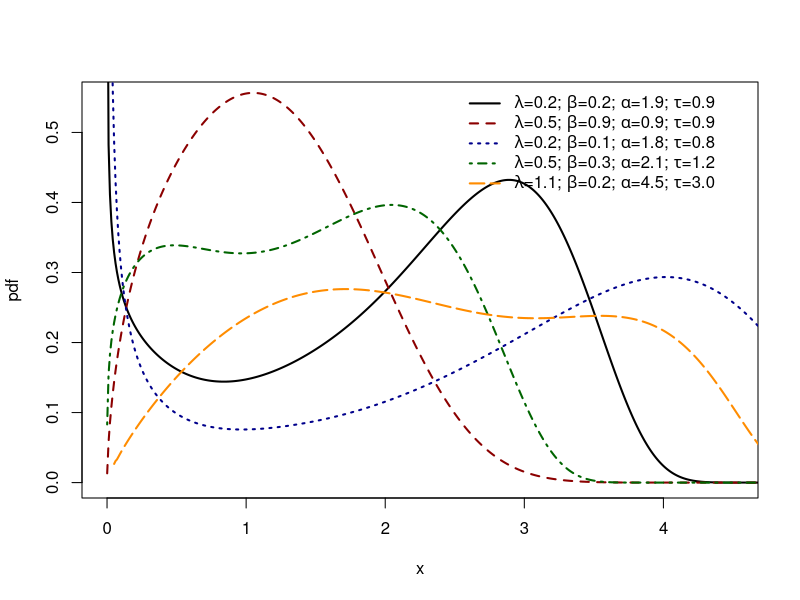
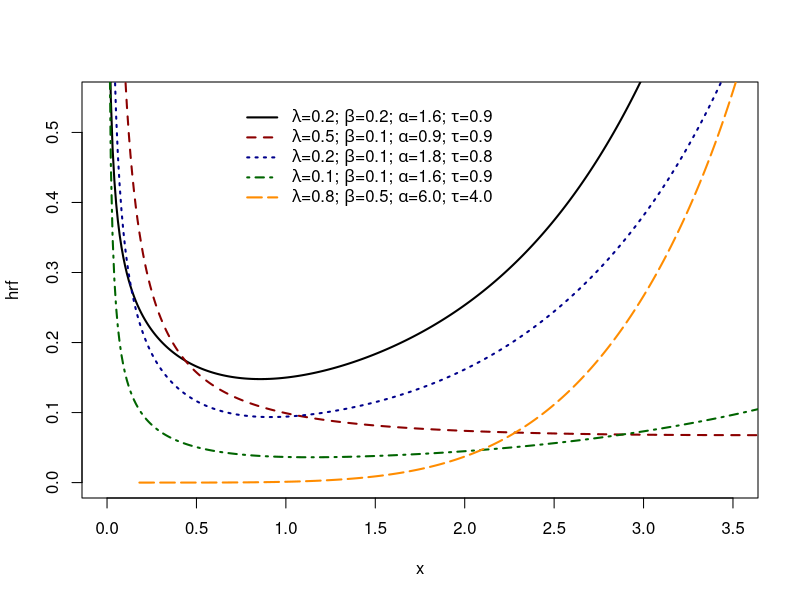
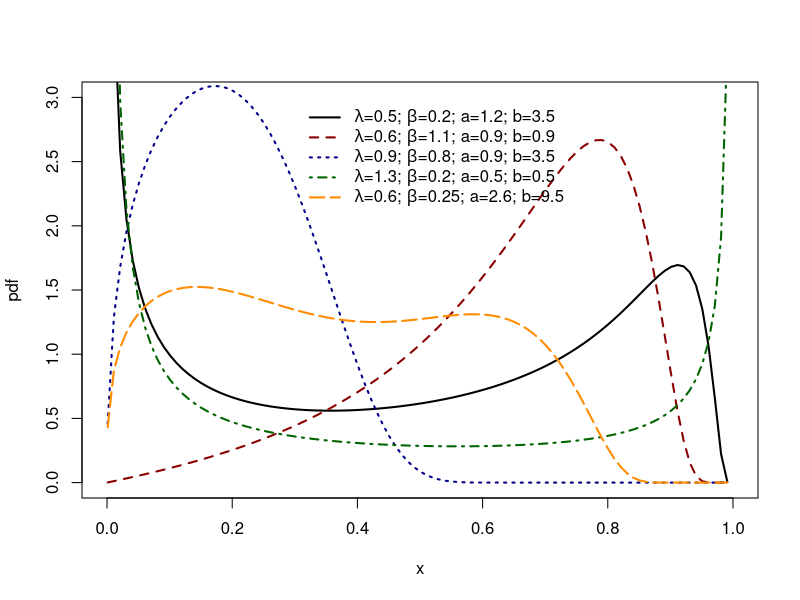
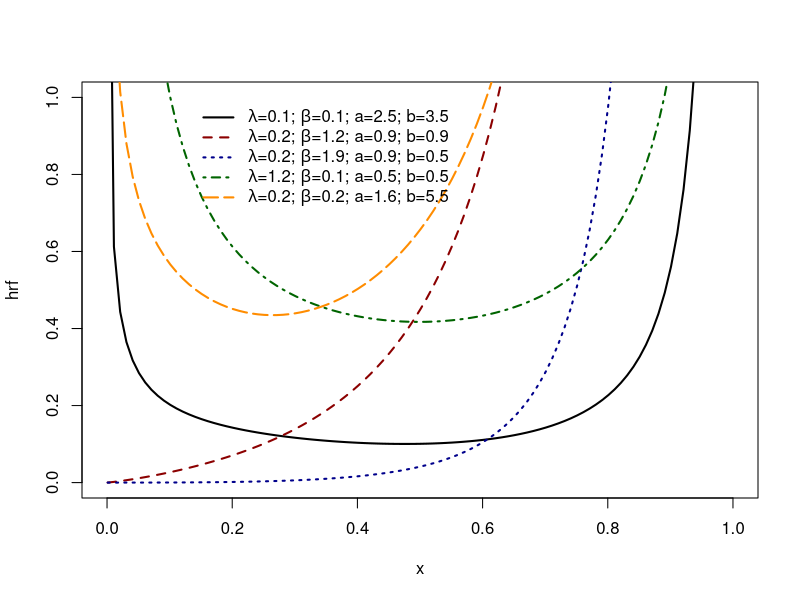
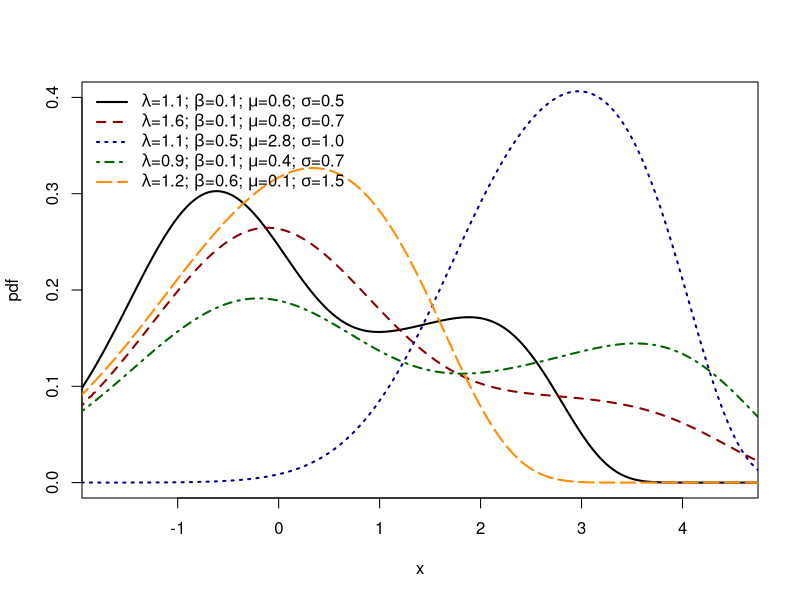
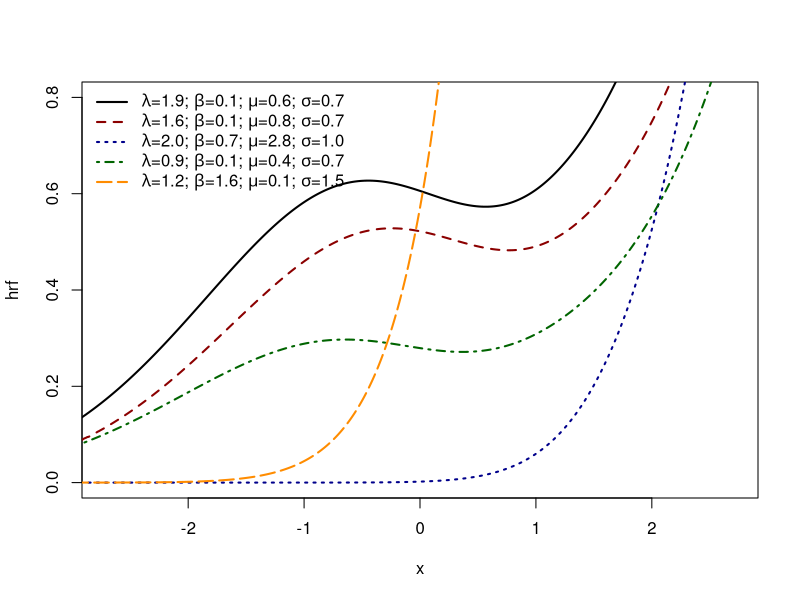

Write R code to recreate these figures, in order.
################################################################################
#######################density plot of the MKNFW################################
t <- seq(0.001, 10, 0.01)
MKNFW <- function(lambda, beta, alpha, phi) {
  g <- (alpha/phi) * (t/phi)^(alpha-1) * exp(-(t/phi)^alpha)
  G <- 1 - exp(-(t/phi)^alpha)
  h = g*(1-G)^G*(G/(1-G) - log(1-G))
  H = 1 - (1 - G)^G
  f = lambda*beta*h*(H)^(beta-1)*(1-H)^(-(beta+1))*exp(-lambda*(H/(1-H))^beta)
  return(f)
}

p <- plot(c(0,4.5), c(0, 0.55), type = "n", xlab = "x", ylab = "pdf")
lambda <- c(0.2, 0.5, 0.2, 0.5, 1.1)
beta   <- c(0.2, 0.9, 0.1, 0.3, 0.2)
alpha  <- c(1.9, 0.9, 1.8, 2.1, 4.5)
phi    <- c(0.9, 0.9, 0.8, 1.2, 3.0)
cor1 <- c('black', 'darkred', 'darkblue', 'darkgreen', "darkorange")
linhas <- c(1:5)
for (i in 1:length(lambda)) {
  p <- lines(t, MKNFW(lambda[i], beta[i], alpha[i], phi[i]), lwd = c(2, 2, 2, 2, 2), lty = linhas[i], col = cor1[i])
}
legend(2.5,0.57,
       expression(
         paste(lambda, "=0.2; ", beta, "=0.2; ", alpha, "=1.9; ", tau, "=0.9"),
         paste(lambda, "=0.5; ", beta, "=0.9; ", alpha, "=0.9; ", tau, "=0.9"),
         paste(lambda, "=0.2; ", beta, "=0.1; ", alpha, "=1.8; ", tau, "=0.8"),
         paste(lambda, "=0.5; ", beta, "=0.3; ", alpha, "=2.1; ", tau, "=1.2"),
         paste(lambda, "=1.1; ", beta, "=0.2; ", alpha, "=4.5; ", tau, "=3.0")),
       lty = c(1:5), lwd = c(2, 2, 2, 2, 2), col = cor1, bty = "n")

################################################################################
############################hrf plot of the MKNFW###############################
t <- seq(0.001, 10, 0.01)
hMKNFW <- function(lambda, beta, alpha, phi) {
  g <- (alpha/phi) * (t/phi)^(alpha-1) * exp(-(t/phi)^alpha)
  G <- 1 - exp(-(t/phi)^alpha)
  f <- lambda * beta * g * (1-G)^(-beta*G) * (1 - (1 - G)^G)^(beta-1) * (G/(1-G) - log(1-G)) 
  return(f)
}

p <- plot(c(0,3.5), c(0, 0.55), type = "n", xlab = "x", ylab = "hrf")
lambda <- c(0.2, 0.5, 0.2, 0.1, 0.8)
beta   <- c(0.2, 0.1, 0.1, 0.1, 0.5)
alpha  <- c(1.6, 0.9, 1.8, 1.6, 6.0)
phi    <- c(0.9, 0.9, 0.8, 0.9, 4.0)
cor1 <- c('black', 'darkred', 'darkblue', 'darkgreen', "darkorange")
linhas <- c(1:5)
for (i in 1:length(lambda)) {
  p <- lines(t, hMKNFW(lambda[i], beta[i], alpha[i], phi[i]), lwd = c(2, 2, 2, 2, 2), lty = linhas[i], col = cor1[i])
}
legend(0.7,0.55,
       expression(
         paste(lambda, "=0.2; ", beta, "=0.2; ", alpha, "=1.6; ", tau, "=0.9"),
         paste(lambda, "=0.5; ", beta, "=0.1; ", alpha, "=0.9; ", tau, "=0.9"),
         paste(lambda, "=0.2; ", beta, "=0.1; ", alpha, "=1.8; ", tau, "=0.8"),
         paste(lambda, "=0.1; ", beta, "=0.1; ", alpha, "=1.6; ", tau, "=0.9"),
         paste(lambda, "=0.8; ", beta, "=0.5; ", alpha, "=6.0; ", tau, "=4.0")),
       lty = c(1:5), lwd = c(2, 2, 2, 2, 2), col = cor1, bty = "n")

################################################################################
#######################density plot of the MKNFK################################
################################################################################
rm(list = ls())
t<-seq(0.001,1,.01)
MKNFK = function(lambda,beta,b,c){
  g = b*c*t^(b-1)*(1 - t^b)^(c-1)
  G = 1 - (1 - t^b)^c
  f <- lambda * beta * g * (1-G)^(-beta*G) * (1 - (1 - G)^G)^(beta-1) * (G/(1-G) - log(1-G)) *
    exp(-lambda * ((1-G)^(-G)-1)^beta)
  return(f)
}

p=plot(c(0,1), c(0,3), type = "n", xlab="x", ylab="pdf")
lambda = c(0.5,0.6,0.9,1.3,0.9)
beta   = c(0.2,1.1,0.8,0.2,0.25)
b      = c(1.2,0.9,0.9,0.5,2.6)
c      = c(3.5,0.9,3.5,0.5,8.5)
cor1=c('black','darkred','darkblue','darkgreen',"darkorange")
linhas=c(1:5)
for( i in 1:length(lambda)){
  p[i]=lines(t,MKNFK(lambda[i],beta[i],b[i],c[i]),lwd=c(2,2,2,2,2),lty=linhas[i],col=cor1[i])}
legend(0.3,3, expression(
  paste(lambda,"=0.5; ",beta,"=0.2; ", a,"=1.2; ",b,"=3.5"),    
  paste(lambda,"=0.6; ",beta,"=1.1; ", a,"=0.9; ",b,"=0.9"),
  paste(lambda,"=0.9; ",beta,"=0.8; ", a,"=0.9; ",b,"=3.5"),
  paste(lambda,"=1.3; ",beta,"=0.2; ", a,"=0.5; ",b,"=0.5"),
  paste(lambda,"=0.6; ",beta,"=0.25; ", a,"=2.6; ",b,"=9.5")),
  lty=c(1:5), lwd=c(2,2,2,2,2),col=cor1,
  bty="n")
################################################################################
###########################hrf plot of the MKNFK################################
################################################################################
rm(list = ls())
t<-seq(0.001,1,.01)
hMKNFK = function(lambda,beta,b,c){
  g = b*c*t^(b-1)*(1 - t^b)^(c-1)
  G = 1 - (1 - t^b)^c
  f <- lambda * beta * g * (1-G)^(-beta*G) * (1 - (1 - G)^G)^(beta-1) * (G/(1-G) - log(1-G))
  return(f)
}

p=plot(c(0,1), c(0,1.0), type = "n", xlab="x", ylab="hrf")
lambda = c(0.1,0.2,0.2,1.2,0.2)
beta   = c(0.1,1.2,1.9,0.1,0.2)
b      = c(2.5,0.9,0.9,0.5,1.6)
c      = c(3.5,0.9,0.5,0.5,5.5)
cor1=c('black','darkred','darkblue','darkgreen',"darkorange")
linhas=c(1:5)
for( i in 1:length(lambda)){
  p[i]=lines(t,hMKNFK(lambda[i],beta[i],b[i],c[i]),lwd=c(2,2,2,2,2),lty=linhas[i],col=cor1[i])}
legend(0.13,1.0, expression(
  paste(lambda,"=0.1; ",beta,"=0.1; ", a,"=2.5; ",b,"=3.5"),    
  paste(lambda,"=0.2; ",beta,"=1.2; ", a,"=0.9; ",b,"=0.9"),
  paste(lambda,"=0.2; ",beta,"=1.9; ", a,"=0.9; ",b,"=0.5"),
  paste(lambda,"=1.2; ",beta,"=0.1; ", a,"=0.5; ",b,"=0.5"),
  paste(lambda,"=0.2; ",beta,"=0.2; ", a,"=1.6; ",b,"=5.5")),
  lty=c(1:5), lwd=c(2,2,2,2,2),col=cor1,
  bty="n")
################################################################################
#######################density plot of the MKNFN################################
################################################################################
rm(list = ls())
t<-seq(-10,10,.01)
MKNFN = function(lambda,beta,mu,sigma){
  g = dnorm(t,mu, sigma)
  G = pnorm(t, mu, sigma)
  f <- lambda * beta * g * (1-G)^(-beta*G) * (1 - (1 - G)^G)^(beta-1) * (G/(1-G) - log(1-G)) *
    exp(-lambda * ((1-G)^(-G) - 1)^beta)
  return(f)
}

p=plot(c(-1.7,4.5), c(0,0.40), type = "n", xlab="x", ylab="pdf")
lambda = c(1.1,1.6,1.1,0.9,1.2)
beta   = c(0.1,0.1,0.5,0.1,0.6)
mu     = c(0.6,1.8,2.8,1.4,0.1)
sigma  = c(0.5,0.7,1.0,0.7,1.5)
cor1=c('black','darkred','darkblue','darkgreen',"darkorange")
linhas=c(1:5)
for( i in 1:length(lambda)){
  p[i]=lines(t,MKNFN(lambda[i],beta[i],mu[i],sigma[i]),lwd=c(2,2,2,2,2),lty=linhas[i],col=cor1[i])}
legend("topleft", expression(
  paste(lambda,"=1.1; ",beta,"=0.1; ", mu,"=0.6; ",sigma,"=0.5"),    
  paste(lambda,"=1.6; ",beta,"=0.1; ", mu,"=0.8; ",sigma,"=0.7"),
  paste(lambda,"=1.1; ",beta,"=0.5; ", mu,"=2.8; ",sigma,"=1.0"),
  paste(lambda,"=0.9; ",beta,"=0.1; ", mu,"=0.4; ",sigma,"=0.7"),
  paste(lambda,"=1.2; ",beta,"=0.6; ", mu,"=0.1; ",sigma,"=1.5")),
  lty=c(1:5), lwd=c(2,2,2,2,2),col=cor1,
  bty="n")

################################################################################
############################hrf plot of the MKNFN###############################
################################################################################
rm(list = ls())
t<-seq(-10,10,.01)
hMKNFN = function(lambda,beta,mu,sigma){
  g = dnorm(t,mu, sigma)
  G = pnorm(t, mu, sigma)
  f <- lambda * beta * g * (1-G)^(-beta*G) * (1 - (1 - G)^G)^(beta-1) * (G/(1-G) - log(1-G)) 
  return(f)
}

p=plot(c(-2.7,2.7), c(0,0.8), type = "n", xlab="x", ylab="hrf")
lambda = c(1.9,1.6,2.0,0.9,1.2)
beta   = c(0.1,0.1,0.7,0.1,1.6)
mu     = c(0.6,0.8,2.8,0.4,0.1)
sigma  = c(0.7,0.7,1.0,0.7,1.5)
cor1=c('black','darkred','darkblue','darkgreen',"darkorange")
linhas=c(1:5)
for( i in 1:length(lambda)){
  p[i]=lines(t,hMKNFN(lambda[i],beta[i],mu[i],sigma[i]),lwd=c(2,2,2,2,2),lty=linhas[i],col=cor1[i])}
legend("topleft", expression(
  paste(lambda,"=1.9; ",beta,"=0.1; ", mu,"=0.6; ",sigma,"=0.7"),    
  paste(lambda,"=1.6; ",beta,"=0.1; ", mu,"=0.8; ",sigma,"=0.7"),
  paste(lambda,"=2.0; ",beta,"=0.7; ", mu,"=2.8; ",sigma,"=1.0"),
  paste(lambda,"=0.9; ",beta,"=0.1; ", mu,"=0.4; ",sigma,"=0.7"),
  paste(lambda,"=1.2; ",beta,"=1.6; ", mu,"=0.1; ",sigma,"=1.5")),
  lty=c(1:5), lwd=c(2,2,2,2,2),col=cor1,
  bty="n")